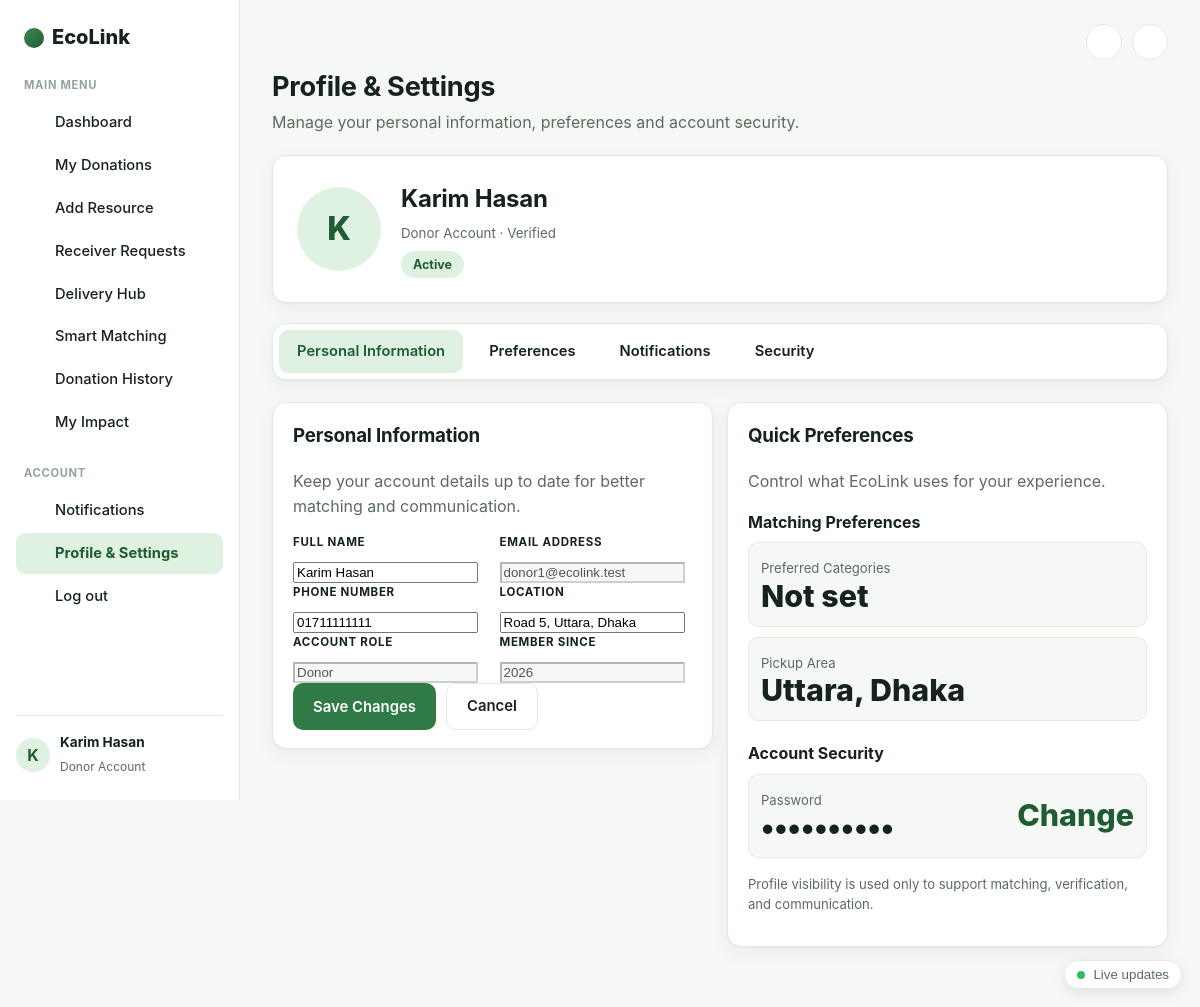
/settings.php (signed in), run on the app's committed database.
### tables this page shows
CREATE TABLE IF NOT EXISTS users (
    user_id             INT AUTO_INCREMENT PRIMARY KEY,
    full_name           VARCHAR(120) NOT NULL,
    email               VARCHAR(190) NOT NULL,
    phone               VARCHAR(40)  NOT NULL DEFAULT '',
    password_hash       VARCHAR(255) NOT NULL,
    role                ENUM('donor','receiver','admin','hub') NOT NULL,
    organization_name   VARCHAR(160) NULL,
    address             VARCHAR(255) NULL,
    pickup_area         VARCHAR(160) NULL,
    latitude            DOUBLE NULL,
    longitude           DOUBLE NULL,
    capacity_score      TINYINT NOT NULL DEFAULT 5,               
    is_verified         TINYINT(1) NOT NULL DEFAULT 0,
    verification_status ENUM('pending','verified','rejected') NOT NULL DEFAULT 'pending',
    email_verified      TINYINT(1) NOT NULL DEFAULT 0,
    status              ENUM('active','suspended') NOT NULL DEFAULT 'active',
    preferred_categories VARCHAR(255) NULL,                       
    typical_quantity    INT NULL,
    preferred_condition ENUM('any','new','like_new','good','fair') NOT NULL DEFAULT 'any',
    recurring_needs     VARCHAR(255) NULL,
    need_description    TEXT NULL,
    notify_matching     TINYINT(1) NOT NULL DEFAULT 1,
    notify_lifecycle    TINYINT(1) NOT NULL DEFAULT 1,
    notify_reminders    TINYINT(1) NOT NULL DEFAULT 1,
    created_at          TIMESTAMP NOT NULL DEFAULT CURRENT_TIMESTAMP,
    UNIQUE KEY uq_users_email (email),
    INDEX idx_users_role (role, status)
);

### config/app.php (called while the page is built, shortened)
<?php
function e(string $str): string {
    return htmlspecialchars($str, ENT_QUOTES, 'UTF-8');
}

### settings.php (the view, shortened to what this page needs)
<?php
require_once __DIR__ . '/config/app.php';
$db = getDB();
$uid = currentUserId();
$tab = $_GET['tab'] ?? 'personal';
$user = $db->prepare("SELECT * FROM users WHERE user_id = ?");
$user->execute([$uid]);
$user = $user->fetch();
$selectedCats = $user['preferred_categories'] ? explode(',', $user['preferred_categories']) : [];
require_once __DIR__ . '/includes/header.php';
?>
<h1>Profile &amp; Settings</h1>
<p>Manage your personal information, preferences and account security.</p>
<div class="profile-head">
    <div class="profile-avatar"><?= e(strtoupper(substr($user['full_name'], 0, 1))) ?></div>
    <div class="who">
        <h2><?= e($user['full_name']) ?></h2>
        <small><?= e(ucfirst($user['role'])) ?> Account · <?= $user['is_verified'] ? 'Verified' : 'Pending verification' ?></small><br>
        <span class="badge badge-<?= $user['status'] === 'active' ? 'active' : 'restricted' ?>" style="margin-top:6px;"><?= e(ucfirst($user['status'])) ?></span>
    </div>
</div>
<nav class="tabs">
    <a class="<?= $tab === 'personal' ? 'active' : '' ?>" href="?tab=personal">Personal Information</a>
    <a class="<?= $tab === 'preferences' ? 'active' : '' ?>" href="?tab=preferences">Preferences</a>
    <a class="<?= $tab === 'notifications' ? 'active' : '' ?>" href="?tab=notifications">Notifications</a>
    <a class="<?= $tab === 'security' ? 'active' : '' ?>" href="?tab=security">Security</a>
</nav>
<?php if ($tab === 'personal'): ?>
    <div class="two-col" style="align-items:start;">
        <form method="post" class="mini-card">
            <h3 style="margin-top:0;">Personal Information</h3>
            <p style="color:var(--ink-soft);">Keep your account details up to date for better matching and communication.</p>
            <div class="two-col">
                <label class="field"><span class="field-label">Full Name</span>
                    <input type="text" name="full_name" value="<?= e($user['full_name']) ?>" required>
                </label>
                <label class="field"><span class="field-label">Email Address</span>
                    <input type="email" value="<?= e($user['email']) ?>" disabled style="background:var(--bg);">
                </label>
            </div>
            <div class="two-col">
                <label class="field"><span class="field-label">Phone Number</span>
                    <input type="text" name="phone" value="<?= e($user['phone']) ?>">
                </label>
                <label class="field"><span class="field-label">Location</span>
                    <input type="text" name="address" value="<?= e($user['address'] ?? '') ?>">
                </label>
            </div>
            <div class="two-col">
                <label class="field"><span class="field-label">Account Role</span>
                    <input type="text" value="<?= e(ucfirst($user['role'])) ?>" disabled style="background:var(--bg);">
                </label>
                <label class="field"><span class="field-label">Member Since</span>
                    <input type="text" value="<?= e(date('Y', strtotime($user['created_at']))) ?>" disabled style="background:var(--bg);">
                </label>
            </div>
            <div style="display:flex; gap:10px;">
                <button class="btn-accent" type="submit">Save Changes</button>
                <a class="btn-secondary" href="<?= BASE_URL ?>/settings.php?tab=personal">Cancel</a>
            </div>
        </form>
        <div class="mini-card">
            <h3 style="margin-top:0;">Quick Preferences</h3>
            <p style="color:var(--ink-soft);">Control what EcoLink uses for your experience.</p>
            <p style="font-weight:700; margin:16px 0 8px;">Matching Preferences</p>
            <div style="background:var(--bg); border:1px solid var(--line); border-radius:10px; padding:12px; margin-bottom:10px;">
                <small style="color:var(--ink-soft);">Preferred Categories</small><br>
                <strong><?= $selectedCats ? e(implode(' • ', $selectedCats)) : 'Not set' ?></strong>
            </div>
            <div style="background:var(--bg); border:1px solid var(--line); border-radius:10px; padding:12px;">
                <small style="color:var(--ink-soft);">Pickup Area</small><br>
                <strong><?= e($user['pickup_area'] ?: 'Not set') ?></strong>
            </div>
            <p style="font-weight:700; margin:20px 0 8px;">Account Security</p>
            <div style="background:var(--bg); border:1px solid var(--line); border-radius:10px; padding:12px; display:flex; justify-content:space-between; align-items:center;">
                <div><small style="color:var(--ink-soft);">Password</small><br><strong>••••••••••</strong></div>
                <a href="?tab=security"><strong>Change</strong></a>
            </div>
            <p style="color:var(--ink-soft); font-size:0.82rem; margin-top:16px;">Profile visibility is used only to support matching, verification, and communication.</p>
        </div>
    </div>
<?php endif; ?>
<?php require_once __DIR__ . '/includes/footer.php'; ?>

### assets/css/style.css (style rules this page uses)
:root { --ink: #16221c; --ink-soft: #5b6b60; --line: #e4e9e2; --bg: #f6f8f5; --card: #ffffff; --mint: #e6f3e8; --mint-line: #cfe8d2; --forest: #14361f; --forest-2: #1f5c33; --green: #2f7a45; --green-light: #dff2e2; --amber-bg: #fdf1d8; --amber-text: #92650b; --blue-bg: #e2edfb; --blue-text: #1f5aa8; --purple-bg: #f0e6fb; --purple-text: #6b3fa0; --teal-bg: #dcf3ee; --teal-text: #147865; --gray-bg: #eef1ee; --gray-text: #5b6b60; --red-bg: #fbe3e1; --red-text: #a13327; --radius: 14px; --radius-sm: 10px; --shadow: 0 1px 2px rgba(20,30,20,0.04), 0 6px 20px rgba(20,30,20,0.05); }
* { box-sizing: border-box; }
body { margin: 0; font-family: -apple-system, BlinkMacSystemFont, 'Segoe UI', Inter, Roboto, Arial, sans-serif; color: var(--ink); background: var(--bg); line-height: 1.55; -webkit-font-smoothing: antialiased; }
a { color: var(--forest-2); text-decoration: none; }
h1, h2, h3 { color: var(--ink); letter-spacing: -0.01em; }
main.app-main > h1:first-of-type, .app-main h1 { font-size: 1.7rem; margin: 4px 0 2px; }
.app-main > p:first-of-type, .page-subtitle { color: var(--ink-soft); margin: 0 0 20px; }
.btn-primary, .btn-secondary, .btn-small, .btn-accent { display: inline-flex; align-items: center; justify-content: center; gap: 6px; border: none; padding: 11px 20px; border-radius: 10px; font-weight: 600; cursor: pointer; font-size: 0.93rem; font-family: inherit; }
.btn-secondary { background: #fff; color: var(--ink); border: 1px solid var(--line); }
.btn-accent { background: var(--green); color: #fff; }
.mini-card { background: var(--card); border: 1px solid var(--line); border-radius: var(--radius); box-shadow: var(--shadow); padding: 18px 20px; }
.mini-card strong { display: block; font-size: 1.9rem; font-weight: 800; line-height: 1.1; }
.mini-card span:last-child, .mini-card small { color: var(--ink-soft); font-size: 0.82rem; }
.badge { padding: 4px 12px; border-radius: 999px; font-size: 0.78rem; font-weight: 700; display: inline-block; }
.two-col { display: grid; grid-template-columns: 1fr 1fr; gap: 14px; }
.field-label { display: block; text-transform: uppercase; font-size: 0.72rem; letter-spacing: 0.06em; font-weight: 700; color: var(--ink); margin-bottom: 7px; }
.tabs { display: flex; gap: 8px; background: var(--card); border: 1px solid var(--line); border-radius: var(--radius); box-shadow: var(--shadow); padding: 6px; margin-bottom: 22px; flex-wrap: wrap; }
.tabs a { padding: 10px 18px; border-radius: 9px; font-weight: 600; color: var(--ink); font-size: 0.92rem; }
.tabs a.active { background: var(--green-light); color: var(--forest-2); }
.profile-head { display: flex; align-items: center; gap: 20px; background: var(--card); border: 1px solid var(--line); border-radius: var(--radius); box-shadow: var(--shadow); padding: 24px; margin-bottom: 20px; flex-wrap: wrap; }
.profile-avatar { width: 84px; height: 84px; border-radius: 50%; background: var(--green-light); color: var(--forest-2); display: flex; align-items: center; justify-content: center; font-size: 2rem; font-weight: 800; flex-shrink: 0; }
.profile-head .who { flex: 1; min-width: 200px; }
.profile-head h2 { margin: 0 0 3px; }
.profile-head small { color: var(--ink-soft); }
.badge-active { background: var(--green-light); color: var(--forest-2); }
input, select, textarea, button { max-width: 100%; }
.app-main h1, .app-main h2, .app-main h3 { overflow-wrap: anywhere; }

### data on the page
users: full_name "K", full_name "Karim Hasan", role "Donor", status "Active", email "donor1@ecolink.test", phone "01711111111", address "Road 5, Uttara, Dhaka", created_at "2026", pickup_area "Uttara, Dhaka"

### other printed values
$menu['label'] "MAIN MENU"
$item['label'] "Dashboard"
$item['label'] "My Donations"
$item['label'] "Add Resource"
$item['label'] "Receiver Requests"
$item['label'] "Delivery Hub"
$item['label'] "Smart Matching"
$item['label'] "Donation History"
$item['label'] "My Impact"
substr($_SESSION['full_name'] ?? 'U', 0, 1) "K"
$_SESSION['full_name'] "Karim Hasan"
currentUserRole() "Donor"
